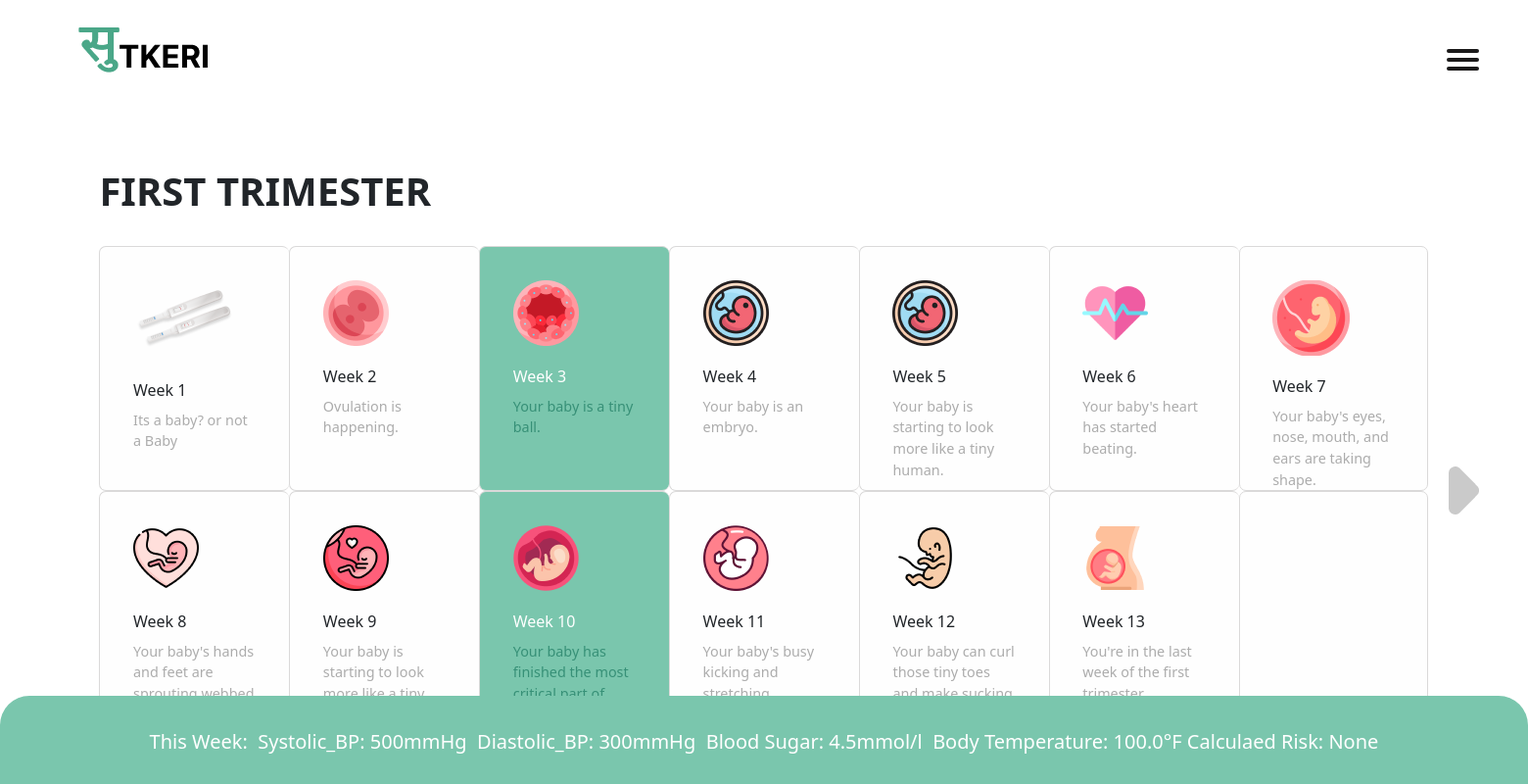
The page /home1 (signed in) on the database as committed earlier.
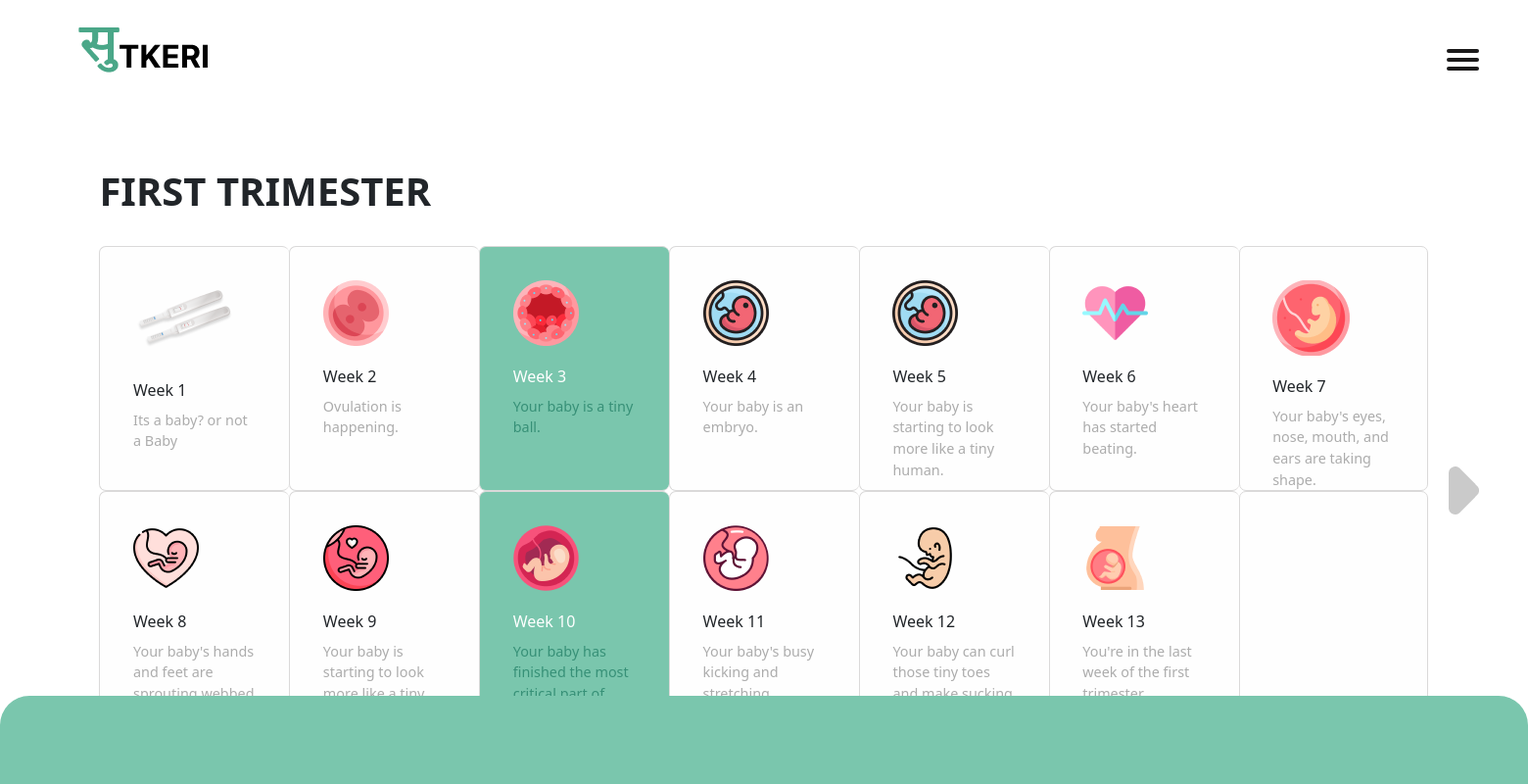
The same page on the database as committed later.
### sutkeriapp/models.py (models this page shows)
class health_parameter(models.Model):
    Systolic_BP=models.IntegerField()
    Diastolic_BP=models.IntegerField()
    Blood_Sugar=models.FloatField()
    Body_Temperature=models.FloatField()
    Result=models.CharField( max_length=50,null="True",blank="True")

### sutkeriapp/views.py (the view)
# urls.py: path('home1', views.home1, name='home1 page'),
@login_required(login_url="/")
def home1(request):
    health_data=health_parameter.objects.all()
    email=request.user.email
    username=request.user.username
    context={
        'email':email.title(),
        'username':username.capitalize(),
        'health_data':health_data,
    }
    return render(request,'home1.html',context)

### templates/home1.html (shortened to what this page needs)
{% extends 'head.html' %} {% load static%} {% block home_head %}
<link
  href="https://cdn.jsdelivr.net/npm/bootstrap@5.3.0-alpha1/dist/css/bootstrap.min.css"
  rel="stylesheet"
/>
<link rel="stylesheet" href="static/css/home.css" />
    {% endblock home_head %}
        {% block home_body %}
<div class="homebody" id="body-el">
  <h1 class="trimester">FIRST TRIMESTER</h1>
  <div class="tables">
    <div class="table-content">
      <img src="static/images/first/week1.png" class="week-img" />
      <p class="week-name">Week 1</p>
      <p class="week-desc">Its a baby? or not a Baby</p>
    </div>
    <div class="table-content">
      <img src="static/images/first/week2.png" class="week-img" />
      <p class="week-name">Week 2</p>
      <p class="week-desc">Ovulation is happening.</p>
    </div>
    <div class="table-content green-table">
      <img src="static/images/first/week3.png" class="week-img" />
      <p class="week-name green-name">Week 3</p>
      <p class="week-desc green-desc">Your baby is a tiny ball.</p>
    </div>
    <div class="table-content">
      <img src="static/images/first/week4.png" class="week-img" />
      <p class="week-name">Week 4</p>
      <p class="week-desc">Your baby is an embryo.</p>
    </div>
    <div class="table-content">
      <img src="static/images/first/week5.png" class="week-img" />
      <p class="week-name">Week 5</p>
      <p class="week-desc">
        Your baby is starting to look more like a tiny human.
      </p>
    </div>
    <div class="table-content">
      <img src="static/images/first/week6.png" class="week-img" />
      <p class="week-name">Week 6</p>
      <p class="week-desc">Your baby's heart has started beating.</p>
    </div>
    <div class="table-content">
      <img src="static/images/first/week7.png" class="week-img" />
      <p class="week-name">Week 7</p>
      <p class="week-desc">
        Your baby's eyes, nose, mouth, and ears are taking shape.
      </p>
    </div>
  </div>
  <div class="tables">
    <div class="table-content">
      <img src="static/images/first/week8.png" class="week-img" />
      <p class="week-name">Week 8</p>
      <p class="week-desc">
        Your baby's hands and feet are sprouting webbed fingers and toes.
      </p>
    </div>
    <div class="table-content">
      <img src="static/images/first/week9.png" class="week-img" />
      <p class="week-name">Week 9</p>
      <p class="week-desc">
        Your baby is starting to look more like a tiny human.
      </p>
    </div>
    <div class="table-content green-table">
      <img src="static/images/first/week10.png" class="week-img" />
      <p class="week-name green-name">Week 10</p>
      <p class="week-desc green-desc">
        Your baby has finished the most critical part of development.
      </p>
    </div>
    <div class="table-content">
      <img src="static/images/first/week11.png" class="week-img" />
      <p class="week-name">Week 11</p>
      <p class="week-desc">Your baby's busy kicking and stretching.</p>
    </div>
    <div class="table-content">
      <img src="static/images/first/week12.png" class="week-img" />
      <p class="week-name">Week 12</p>
      <p class="week-desc">
        Your baby can curl those tiny toes and make sucking movements.
      </p>
    </div>
    <div class="table-content">
      <img src="static/images/first/week13.png" class="week-img" />
      <p class="week-name">Week 13</p>
      <p class="week-desc">You're in the last week of the first trimester.</p>
    </div>
    <div class="table-content">
    </div>
  </div>
  <a href="{% url "home2 page" %}"><div class="next_page">
    <img src="static/images/next.png" class="next-img" />
  </div></a>
  <div class="footer">{% for item in health_data %}
    {% if forloop.last %}
        <span>This Week:  </span>&nbsp;<span>Systolic_BP: </span>{{ item.Systolic_BP }}<span>mmHg</span> &nbsp;<span>Diastolic_BP: </span>{{ item.Diastolic_BP }}<span>mmHg</span>&nbsp; <span>Blood Sugar: </span>{{ item.Blood_Sugar }}<span>mmol/l</span> &nbsp;<span>Body Temperature: </span>{{ item.Body_Temperature }}<span>°F</span>&nbsp;<span>Calculaed Risk: </span>{{item.Result }}
      {% endif %}
    {% endfor %}
  </div>
</div>
{% endblock home_body %}

### templates/head.html (shortened to what this page needs)
<!DOCTYPE html>
{% load static%}
<html lang="en">
  <head>
    {% block home_head %}{% endblock home_head %}
    <link rel="stylesheet" href="static/css/head.css" />
  </head>
  <body>
    <div class="head_body">
      <nav role="navigation">
        <div class="logo"><img src="static/images/logo.png" /></div>
        <div id="menuToggle">
          <span></span>
          <span></span>
          <span></span>
        </div>
      </nav>
    </div>
  </body>
  {% block home_body %}{% endblock home_body %}
</html>

### static/css/home.css (style rules this page uses)
body { overflow: hidden !important; }
.homebody { margin: 5rem auto 0 auto; width: 87%; }
.table-content { width: 14.285%; float: left; display: block; background-color: #fefefe; border: 1px solid #dad9d9; border-right: none; border-radius: 7px; padding: 2.1rem; height: 250px; }
.table-content:last-child { border: 1px solid #dad9d9; }
.week-name { margin-top: 1.2rem; font-weight: 500; }
.week-desc { color: #acacac; font-size: 0.9rem; margin-top: -0.5rem; }
.green-name { color: white; }
.green-desc { color: #379077; }
.green-table { background-color: #7ac6ad; }
.footer { position: absolute; font-weight: 500; font-size: 20px; height: 90px; left: 0; bottom: 0; width: 100%; background-color: #7ac6ad; color: white; padding: 2rem 5rem; text-align: center; border-top-left-radius: 30px; border-top-right-radius: 30px; }
h1.trimester { margin-bottom: 2rem !important ; font-weight: 650; }
.next_page { display: block; position: absolute; top: 29.75rem; right: 50px; }

### static/css/head.css (style rules this page uses)
body { overflow: hidden !important; }
a { text-decoration: none !important; color: #1a1919; transition: color 0.3s ease; }
#menuToggle { display: block; position: absolute; top: 50px; right: 50px; z-index: 1; -webkit-user-select: none; user-select: none; }
#menuToggle span { display: block; width: 33px; height: 4px; margin-bottom: 5px; position: relative; background: #1a1919; border-radius: 3px; z-index: 1; transform-origin: 4px 0px; transition: transform 0.5s cubic-bezier(0.77, 0.2, 0.05, 1), background 0.5s cubic-bezier(0.77, 0.2, 0.05, 1), opacity 0.55s ease; }
#menuToggle span:nth-last-child(2) { transform-origin: 0% 100%; }
.logo { margin-left: 5rem; }

Rows that differ between the two databases and show on the page:
removed health_parameter: Systolic_BP "500", Diastolic_BP "300", Blood_Sugar "4.5", Body_Temperature "100.0", Result "None"
